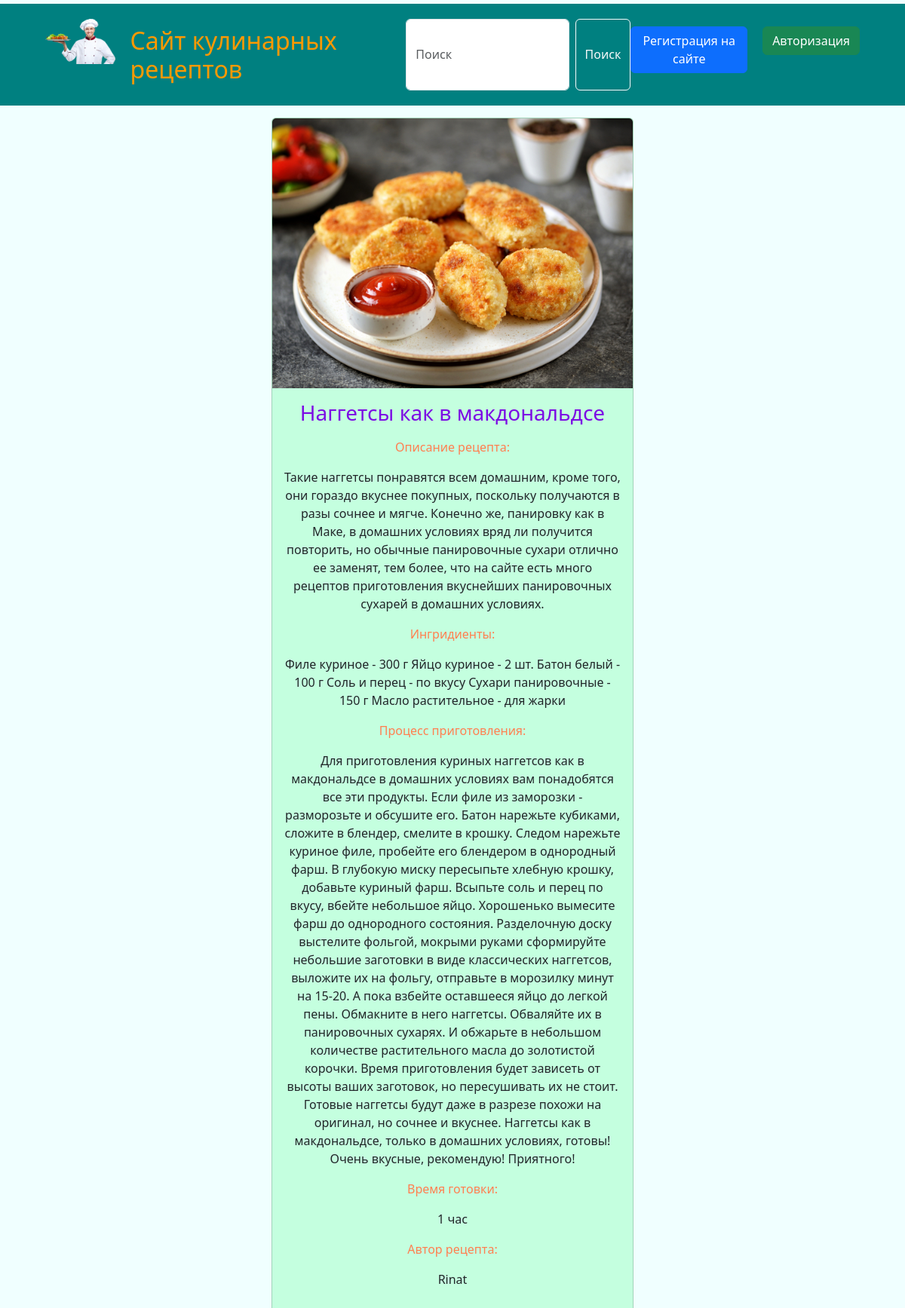
The page /recipe/15/ on the database its author committed.
### menu/models.py (models this page shows, shortened)
class Recipes(models.Model):
    name = models.CharField(max_length=50)
    description = models.TextField()
    Ingredients = models.TextField()
    cookingSteps = models.TextField()
    cookingTime = models.CharField(max_length=20)
    image = models.ImageField(upload_to='cooking_image/')
    author = models.ForeignKey(User, verbose_name='Автор', db_column='author', related_name='author', max_length=30,on_delete=models.PROTECT)

### menu/views.py (the view)
# urls.py: path('recipe/<int:id>/', views.get_recipe, name='get_recipe'),
def get_recipe(request, id):
    recipte = get_object_or_404(Recipes, pk=id)
    сategory = Category.objects.filter(nameRecipes=recipte.id)[0]
    return render(request, 'menu/get_recipe.html', {'recipte':recipte})

### menu/templates/menu/get_recipe.html (shortened to what this page needs)
{% extends 'base.html' %}
{% block content %}
    <center>
            <div class="card" style="width: 40%; background-color: rgb(196, 255, 223);">
                <img src="{{recipte.image.url}}" class="card-img-top" alt="...">
                <div class="card-body">
                <h3 class="card-text" style="color: rgb(124, 12, 228);">{{recipte.name}}</h3>
                <p class="card-text"><p style="color: coral;">Описание рецепта:</p>  {{recipte.description}}</p>
                <p class="card-text"><p style="color: coral;">Ингридиенты:</p>  {{recipte.Ingredients}}</p>
                <p class="card-text"><p style="color: coral;">Процесс приготовления:</p>  {{recipte.cookingSteps}}</p>
                <p class="card-text"><p style="color: coral;">Время готовки:</p>  {{recipte.cookingTime}}</p>
                <p class="card-text"><p style="color: coral;">Автор рецепта:</p>  {{recipte.author}}</p>
                </div>
            </div>
    </center>
{% endblock %}

### rows shown on the page
Recipes: image (picture), name "Наггетсы как в макдональдсе", description "Такие наггетсы понравятся всем домашним, кроме того, они гораздо вкуснее покупных, поскольку получаются в разы сочнее и мягче. Конечно же, панировку как в Маке, в домашних условиях вряд ли получится повторить, но обычные панировочные сухари отлично ее заменят, тем более, что на сайте есть много рецептов приготовления вкуснейших панировочных сухарей в домашних условиях.", Ingredients "Филе куриное - 300 г Яйцо куриное - 2 шт. Батон белый - 100 г Соль и перец - по вкусу Сухари панировочные - 150 г Масло растительное - для жарки", cookingSteps "Для приготовления куриных наггетсов как в макдональдсе в домашних условиях вам понадобятся все эти продукты. Если филе из заморозки - разморозьте и обсушите его. Батон нарежьте кубиками, сложите в блендер, смелите в крошку. Следом нарежьте куриное филе, пробейте его блендером в однородный фарш. В глубокую миску пересыпьте хлебную крошку, добавьте куриный фарш. Всыпьте соль и перец по вкусу, вбейте небольшое яйцо. Хорошенько вымесите фарш до однородного состояния. Разделочную доску выстелите фольгой, мокрыми руками сформируйте небольшие заготовки в виде классических наггетсов, выложите их на фольгу, отправьте в морозилку минут на 15-20. А пока взбейте оставшееся яйцо до легкой пены.…", cookingTime "1 час", author "Rinat"
